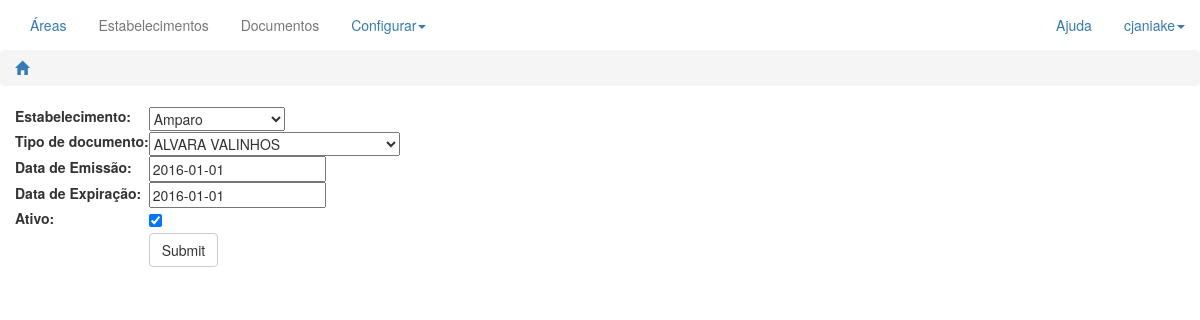
Screenshot of /document/9/ (signed in) with the database file from the repository.
### doc/models.py (models this page shows, shortened)
class Document(models.Model):
    establishment = models.ForeignKey(Establishment, verbose_name="Estabelecimento")
    documentType = models.ForeignKey(DocumentType, verbose_name="Tipo de documento")
    documentStatus = models.ForeignKey(DocumentStatus, verbose_name="Status do documento")
    expeditionDate = models.DateField("Data de Emissão")
    expirationDate = models.DateField("Data de Expiração")
    createdDate = models.DateField("Criado", auto_now_add=True)
    modifiedDate = models.DateField("Alterado", auto_now=True)

### doc/views.py (the view)
# urls.py: url(r'^document/(?P<documentcode>[0-9]+)/$', docviews.edit_document),
@login_required
def edit_document(request, documentcode=None):
    if documentcode:
        a = Document.objects.get(id=int(documentcode))
        if request.method == 'POST':
            form = DocumentForm(request.POST, instance=a)
            if form.is_valid():
                a.establishment = form.cleaned_data['establishment']
                a.documentType = form.cleaned_data['documentType']
                a.expeditionDate = form.cleaned_data['expeditionDate']
                a.expirationDate = form.cleaned_data['expirationDate']
                if form.cleaned_data['enabled']:
                    a.documentStatus = statusForExpirationDate(form.cleaned_data['expirationDate'])
                else:
                    a.documentStatus = DocumentStatus.objects.filter(enabled=False)[0]
                a.save()
                h = DocumentHistory()
                h.user = request.user
                h.operation = "MODIFICATION"
                h.snapshot = to_JSON(a)
                a.documenthistory_set.add(h)
                return HttpResponseRedirect('/documents/')
            return render(request, 'detail_template.html', {'form': form, 'action':'/document/' + documentcode + '/', 'http_method':'POST'})
        else:
            form = DocumentForm(instance=a)
            form.fields['enabled'].initial = a.documentStatus.enabled
            return render(request, 'detail_template.html', {'form': form, 'action':'/document/' + documentcode + '/', 'http_method':'POST'})
    else:
        return HttpResponseRedirect('/document/')

### doc/forms.py
class DocumentForm(ModelForm):
    enabled = BooleanField(required=False, label="Ativo")
    class Meta:
        model = Document
        fields = ['establishment','documentType','expeditionDate','expirationDate']

### area/models.py (called while the page is built)
    def __unicode__(self):
        return u'%s' % (self.name)

### doc/models.py (called while the page is built)
    def __unicode__(self):
        return u'%s' % (self.name)

### templates/detail_template.html (shortened to what this page needs)
{% extends "generic_template.html" %}
{% block content %}
	<div class="row">
		<div class="col-md-12">
				<form action="{{ action }}" method="{{ http_method }}" enctype="multipart/form-data">
					<table class="fullwidth">
					{% for field in form %}
						<tr>
							<th>{{ field.label_tag }}</th>
							<td>
							{{ field }}
							</td>
						</tr>
					{% endfor %}
					<th></th><td>
						<button type="submit" class="btn btn-default">Submit</button>
					</td>
					</table>
				</form>
		</div>
	</div>
{% endblock %}

### templates/generic_template.html (shortened to what this page needs)
<!DOCTYPE html>
<html lang="en">
  <head>
    <link href="/static/css/bootstrap.min.css" rel="stylesheet">
    <link href="/static/css/style.css" rel="stylesheet">
  </head>
  <body>
    <div class="container-fluid">
		<div class="row">
			<div class="col-md-12">
				<ul class="nav navbar-nav nav-pills">
					<li>
						<a href="/areas">Áreas</a>
					</li>
					<li {% if not area %} class="disabled" {% endif %}><a href="/area/{{ area.id }}/establishments">Estabelecimentos</a></li>
					<li {% if not area %} class="disabled" {% endif %}>
						<a href="/documents">Documentos</a>
					</li>
					<li class="dropdown">
						<a href="#" class="dropdown-toggle" data-toggle="dropdown">Configurar<strong class="caret"></strong></a>
					</li>
				</ul>
				<ul class="nav navbar-nav nav-pills navbar-right">
					<li>
						<a href="#">Ajuda</a>
					</li>
					<li class="dropdown">
						{% if not request.user.is_authenticated %}<a href="{% url django.contrib.auth.login %}">Login</a>
						{% else %}
						<a href="#" class="dropdown-toggle" data-toggle="dropdown">{{ request.user.username }}<strong class="caret"></strong></a>
						{% endif %}
					</li>
				</ul>
			</div>
		</div>
		{% block breadcrumb %}
		<div class="row">
		<ol class="breadcrumb">
			<li><a href="/areas"><span class="glyphicon glyphicon-home" aria-hidden="true"></span></a></li>
		</ol>
		</div>
		{% endblock %}
		{% block content %}
		{% endblock %}
	</div>
  </body>
</html>

### rows the page displays
Document: form "Amparo" "ALVARA VALINHOS" "2016-01-01" "2016-01-01"

### other values shown
{{ request.user.username }} "cjaniake"
{{ field.label_tag }} "Estabelecimento:" "Tipo de documento:" "Data de Emissão:" "Data de Expiração:" "Ativo:"
